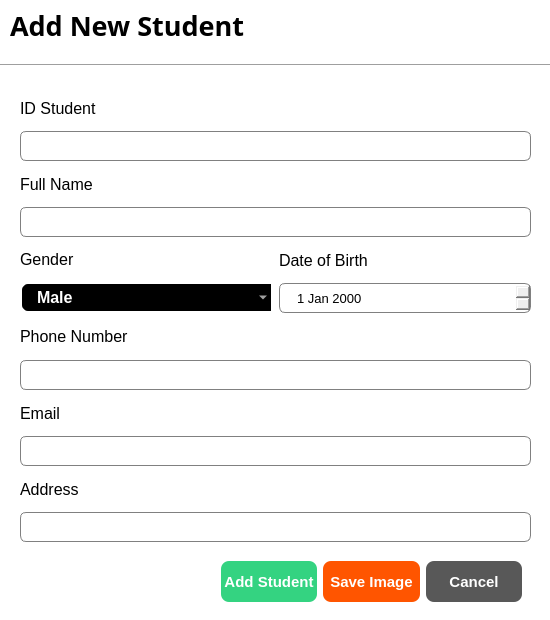
<?xml version="1.0" encoding="UTF-8"?>
<ui version="4.0">
 <class>StudentDialog</class>
 <widget class="QDialog" name="StudentDialog">
  <property name="geometry">
   <rect>
    <x>0</x>
    <y>0</y>
    <width>550</width>
    <height>620</height>
   </rect>
  </property>
  <property name="windowTitle">
   <string>Dialog</string>
  </property>
  <property name="styleSheet">
   <string notr="true">QDialog{
	background-color: rgb(255, 255, 255);
}
QLineEdit{
	border: 1px solid gray;
	border-radius:6px;
	padding-left:15px;
	height:30px;
}
QDateEdit{
	border:1px solid gray;
	border-radius:6px;
	padding-left:15px;
	height:28px;
}
QComboBox{
	border:2px solid white;
	border-radius:8px;
	padding:1px 15px 1px 3px;
	background-color: black;
	color:white;
	height:25px;
	padding-left:15px;
	font-weight:bold;
	selection-background-color:#298089;
}
</string>
  </property>
  <widget class="Line" name="line">
   <property name="geometry">
    <rect>
     <x>0</x>
     <y>50</y>
     <width>551</width>
     <height>31</height>
    </rect>
   </property>
   <property name="orientation">
    <enum>Qt::Horizontal</enum>
   </property>
  </widget>
  <widget class="QLabel" name="label">
   <property name="geometry">
    <rect>
     <x>10</x>
     <y>10</y>
     <width>251</width>
     <height>31</height>
    </rect>
   </property>
   <property name="font">
    <font>
     <family>Rockwell</family>
     <pointsize>20</pointsize>
     <weight>75</weight>
     <bold>true</bold>
    </font>
   </property>
   <property name="text">
    <string>Add New Student</string>
   </property>
  </widget>
  <widget class="QWidget" name="layoutWidget">
   <property name="geometry">
    <rect>
     <x>20</x>
     <y>91</y>
     <width>511</width>
     <height>451</height>
    </rect>
   </property>
   <layout class="QVBoxLayout" name="verticalLayout_2">
    <item>
     <layout class="QVBoxLayout" name="verticalLayout">
      <item>
       <widget class="QLabel" name="label_2">
        <property name="font">
         <font>
          <pointsize>12</pointsize>
         </font>
        </property>
        <property name="text">
         <string>ID Student</string>
        </property>
       </widget>
      </item>
      <item>
       <widget class="QLineEdit" name="ID_Student_lineEdit">
        <property name="minimumSize">
         <size>
          <width>0</width>
          <height>30</height>
         </size>
        </property>
        <property name="maximumSize">
         <size>
          <width>16777215</width>
          <height>30</height>
         </size>
        </property>
        <property name="font">
         <font>
          <pointsize>10</pointsize>
         </font>
        </property>
       </widget>
      </item>
     </layout>
    </item>
    <item>
     <layout class="QVBoxLayout" name="verticalLayout_3">
      <item>
       <widget class="QLabel" name="label_4">
        <property name="font">
         <font>
          <pointsize>12</pointsize>
         </font>
        </property>
        <property name="text">
         <string>Full Name</string>
        </property>
       </widget>
      </item>
      <item>
       <widget class="QLineEdit" name="Name_Student_lineEdit">
        <property name="minimumSize">
         <size>
          <width>0</width>
          <height>30</height>
         </size>
        </property>
        <property name="maximumSize">
         <size>
          <width>16777215</width>
          <height>30</height>
         </size>
        </property>
        <property name="font">
         <font>
          <pointsize>10</pointsize>
         </font>
        </property>
       </widget>
      </item>
     </layout>
    </item>
    <item>
     <layout class="QHBoxLayout" name="horizontalLayout">
      <item>
       <layout class="QVBoxLayout" name="verticalLayout_6">
        <item>
         <widget class="QLabel" name="label_7">
          <property name="font">
           <font>
            <pointsize>12</pointsize>
           </font>
          </property>
          <property name="text">
           <string>Gender</string>
          </property>
         </widget>
        </item>
        <item>
         <widget class="QComboBox" name="Gender_Student_comboBox">
          <property name="font">
           <font>
            <pointsize>12</pointsize>
            <weight>75</weight>
            <bold>true</bold>
           </font>
          </property>
          <item>
           <property name="text">
            <string>Male</string>
           </property>
          </item>
          <item>
           <property name="text">
            <string>Female</string>
           </property>
          </item>
         </widget>
        </item>
       </layout>
      </item>
      <item>
       <layout class="QVBoxLayout" name="verticalLayout_7">
        <item>
         <widget class="QLabel" name="label_8">
          <property name="font">
           <font>
            <pointsize>12</pointsize>
           </font>
          </property>
          <property name="text">
           <string>Date of Birth</string>
          </property>
         </widget>
        </item>
        <item>
         <widget class="QDateEdit" name="Birth_Student_dateEdit">
          <property name="font">
           <font>
            <pointsize>10</pointsize>
           </font>
          </property>
         </widget>
        </item>
       </layout>
      </item>
     </layout>
    </item>
    <item>
     <layout class="QVBoxLayout" name="verticalLayout_8">
      <item>
       <widget class="QLabel" name="label_9">
        <property name="font">
         <font>
          <pointsize>12</pointsize>
         </font>
        </property>
        <property name="text">
         <string>Phone Number</string>
        </property>
       </widget>
      </item>
      <item>
       <widget class="QLineEdit" name="Phone_Student_lineEdit">
        <property name="minimumSize">
         <size>
          <width>0</width>
          <height>30</height>
         </size>
        </property>
        <property name="maximumSize">
         <size>
          <width>16777215</width>
          <height>30</height>
         </size>
        </property>
        <property name="font">
         <font>
          <pointsize>10</pointsize>
         </font>
        </property>
       </widget>
      </item>
     </layout>
    </item>
    <item>
     <layout class="QVBoxLayout" name="verticalLayout_9">
      <item>
       <widget class="QLabel" name="label_10">
        <property name="font">
         <font>
          <pointsize>12</pointsize>
         </font>
        </property>
        <property name="text">
         <string>Email</string>
        </property>
       </widget>
      </item>
      <item>
       <widget class="QLineEdit" name="Email_Student_lineEdit">
        <property name="minimumSize">
         <size>
          <width>0</width>
          <height>30</height>
         </size>
        </property>
        <property name="maximumSize">
         <size>
          <width>16777215</width>
          <height>30</height>
         </size>
        </property>
        <property name="font">
         <font>
          <pointsize>10</pointsize>
         </font>
        </property>
       </widget>
      </item>
     </layout>
    </item>
    <item>
     <layout class="QVBoxLayout" name="verticalLayout_5">
      <item>
       <widget class="QLabel" name="label_6">
        <property name="font">
         <font>
          <pointsize>12</pointsize>
         </font>
        </property>
        <property name="text">
         <string>Address</string>
        </property>
       </widget>
      </item>
      <item>
       <widget class="QLineEdit" name="Address_Student_lineEdit">
        <property name="minimumSize">
         <size>
          <width>0</width>
          <height>30</height>
         </size>
        </property>
        <property name="maximumSize">
         <size>
          <width>16777215</width>
          <height>30</height>
         </size>
        </property>
        <property name="font">
         <font>
          <pointsize>10</pointsize>
         </font>
        </property>
       </widget>
      </item>
     </layout>
    </item>
   </layout>
  </widget>
  <widget class="QWidget" name="layoutWidget">
   <property name="geometry">
    <rect>
     <x>221</x>
     <y>560</y>
     <width>301</width>
     <height>43</height>
    </rect>
   </property>
   <layout class="QHBoxLayout" name="horizontalLayout_2">
    <item>
     <widget class="QPushButton" name="Add_Student_Button">
      <property name="minimumSize">
       <size>
        <width>0</width>
        <height>41</height>
       </size>
      </property>
      <property name="styleSheet">
       <string notr="true">QPushButton{	
	background-color: #34D381;
	border:none;
	color:white;
	border-radius:8px;
	font-weight:bold;
	font-size:15px;
}</string>
      </property>
      <property name="text">
       <string>Add Student</string>
      </property>
     </widget>
    </item>
    <item>
     <widget class="QPushButton" name="SaveImage_Student_Button">
      <property name="minimumSize">
       <size>
        <width>0</width>
        <height>41</height>
       </size>
      </property>
      <property name="styleSheet">
       <string notr="true">QPushButton{	
	background-color: rgb(255, 85, 0);
	border:none;
	color:white;
	border-radius:8px;
	font-weight:bold;
	font-size:15px;
}</string>
      </property>
      <property name="text">
       <string>Save Image</string>
      </property>
     </widget>
    </item>
    <item>
     <widget class="QPushButton" name="CancelButton">
      <property name="minimumSize">
       <size>
        <width>0</width>
        <height>41</height>
       </size>
      </property>
      <property name="styleSheet">
       <string notr="true">QPushButton{
	background-color: #585858;
	border:none;
	color:white;
	border-radius:8px;
	font-weight:bold;
	font-size:15px;
}</string>
      </property>
      <property name="text">
       <string>Cancel</string>
      </property>
     </widget>
    </item>
   </layout>
  </widget>
 </widget>
 <resources/>
 <connections/>
</ui>
